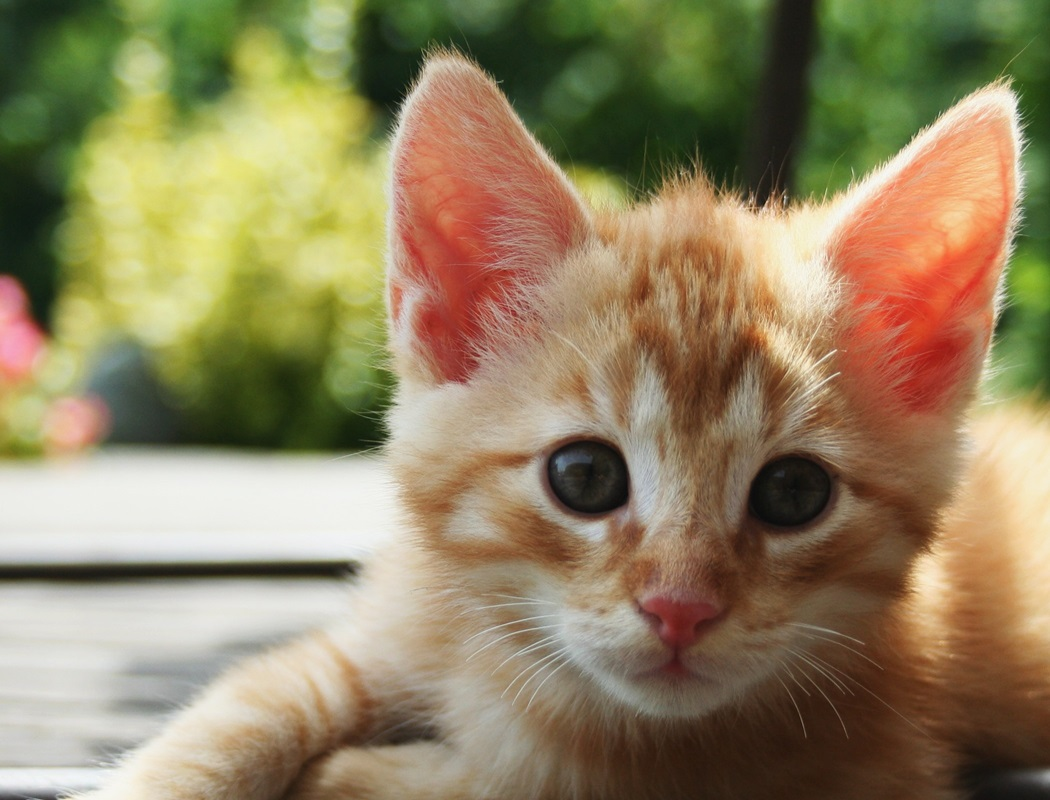
#> input picture IVP7/Assignment1/Kitten.jpeg, 1050 x 800 px
$ python thresholding.py
#> lines starting #> are read from the running program, lines starting #| are printed output that depends on the picture; after the words box and inside, x2 and y2 are one past the last pixel; in counts of white or black regions, pixels touching at a corner belong together
import cv2

import numpy as np


# Load an image from file in grayscale

image = cv2.imread('Kitten.jpeg', cv2.IMREAD_GRAYSCALE)
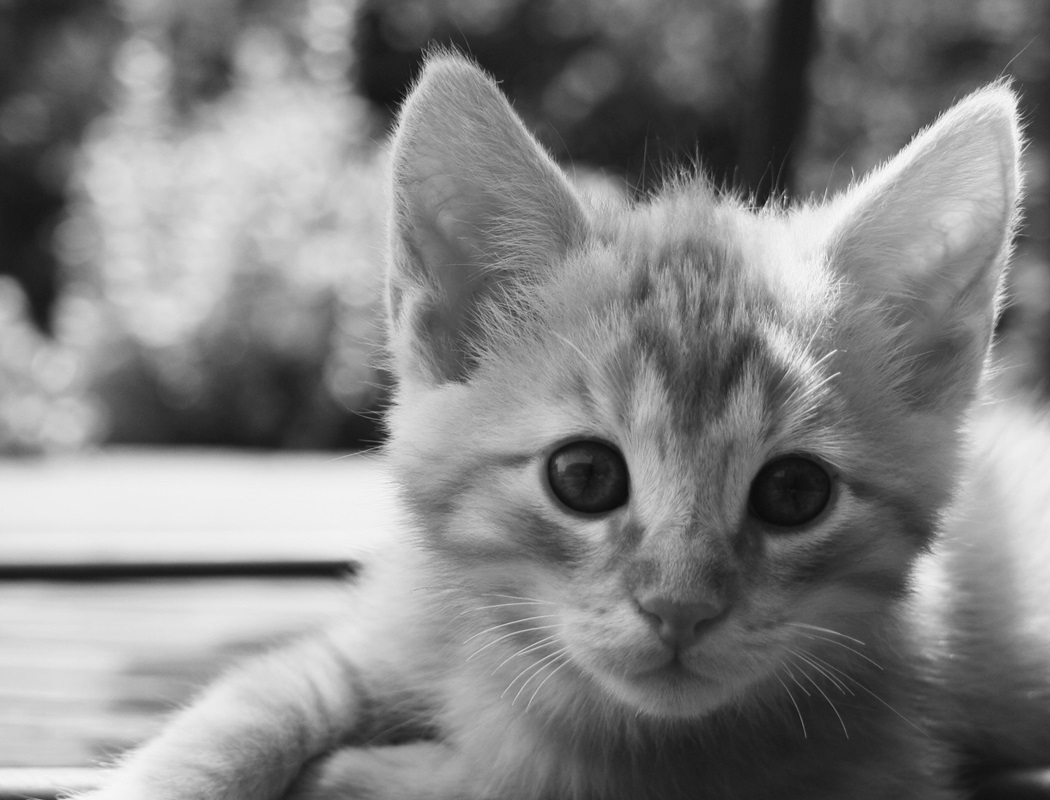
#> image: shape (800, 1050); min 11, max 250, mean 131.5


# Ensure the image is not None

if image is not None:

    # Set a threshold value (you may need to adjust this based on your image)

    threshold_value = 127


    # Apply thresholding

    _, thresholded_image = cv2.threshold(image, threshold_value, 255, cv2.THRESH_BINARY)
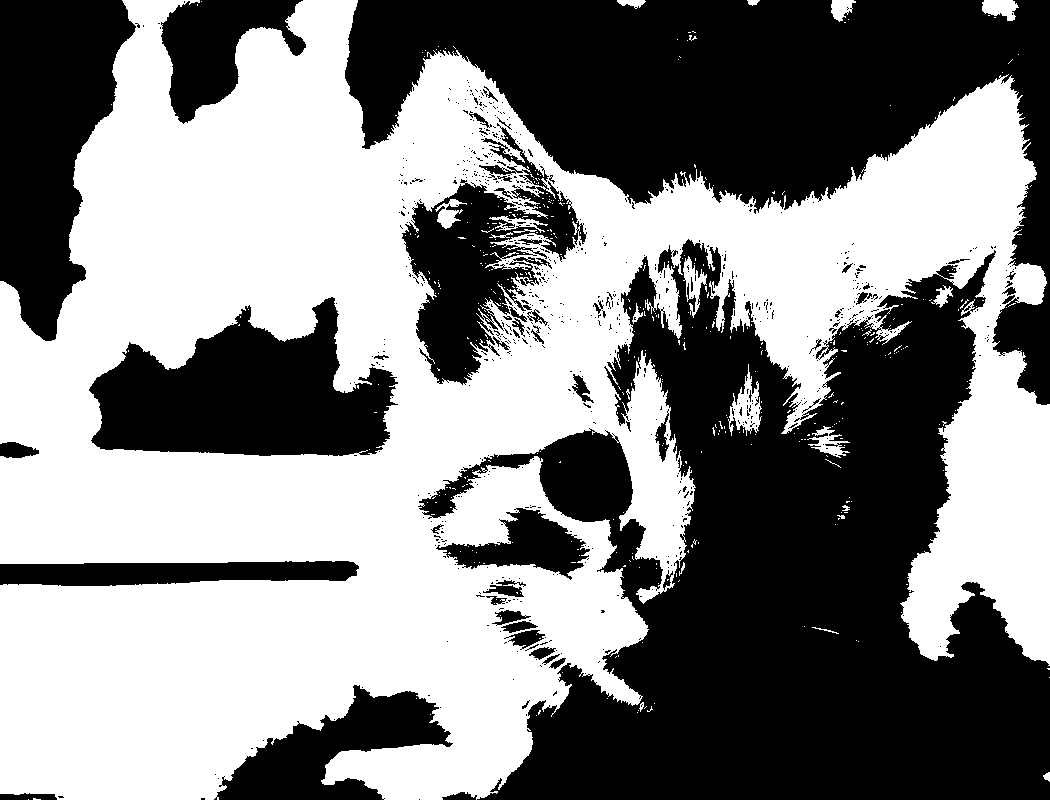
#> thresholded_image: shape (800, 1050); 51.6% white; 710 black regions (652 under 20 px), largest, box (x1, y1, x2, y2) and area: (418, 239, 1050, 800) 180538, (345, 0, 1050, 405) 107768, (89, 297, 398, 456) 30620


    # Display the original and thresholded images (optional)

    cv2.imshow('Original Image', image)

    cv2.imshow('Thresholded Image', thresholded_image)


    # Save the thresholded image

    cv2.imwrite('thresholded_image.jpg', thresholded_image)


    # Wait for a key press and close windows

    cv2.waitKey(0)

    cv2.destroyAllWindows()

else:

    print("Error loading the image.")
